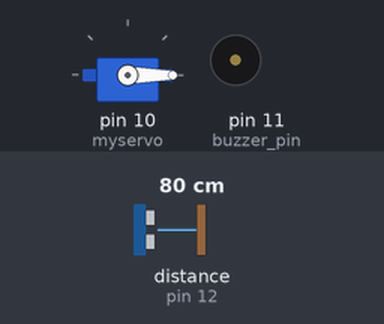
Recording of a sketch running on a simulated Arduino Uno, built with avr-gcc and run on an emulated ATmega328P. Shown: servo, buzzer (waves = sounding, pin HIGH). Wiring (inferred from the names in the program): ultrasonic range finder: trigger pin 13; echo pin 12. Inputs (shaded band) come from the test bench; at power-on: distance to the obstacle (sensor on pin 12) 80 cm. The echo pulse lasts 58.3 µs per cm; pins used as bus, display or sensor lines are not drawn; what the sketch prints to the serial monitor is not drawn.

Above: at 1.3 s.
1.4 s: distance to the obstacle (sensor on pin 12) set to 13 cm
2.9 s: distance to the obstacle (sensor on pin 12) set to 10 cm
At 4.2 s:
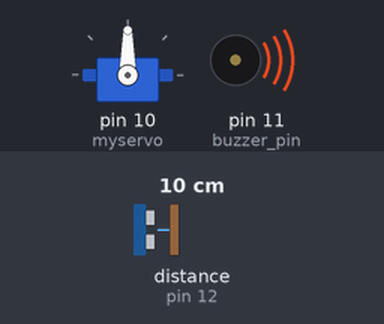
4.5 s: distance to the obstacle (sensor on pin 12) set to 18 cm
At 5.5 s:
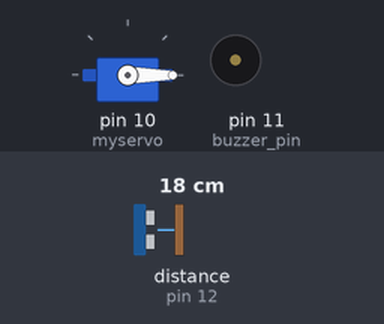
6.0 s: distance to the obstacle (sensor on pin 12) set to 2 cm
At 6.9 s:
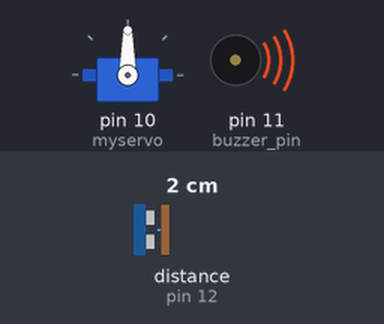
Timing chart, 0 to 8.5 s (numbered marks = the images above; inputs shaded):
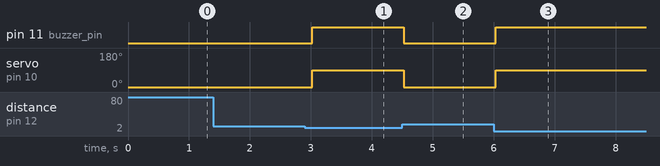

Measured:
- the behaviour switches between 12 and 11 cm on distance to the obstacle (sensor on pin 12) (found by bisection; images 0 and 1)
- after the input at 1.4 s, every drawn part: stays the same
- after the input at 2.9 s, pin 11 (buzzer_pin): LOW → HIGH after 0.12 s; servo on pin 10 (myservo): 0° → 90° after 0.12 s
- after the input at 4.5 s, pin 11 (buzzer_pin): HIGH → LOW at once; servo on pin 10 (myservo): 90° → 0° at once
- after the input at 6.0 s, pin 11 (buzzer_pin): LOW → HIGH at once; servo on pin 10 (myservo): 0° → 90° at once

The sketch:

ultraSonic.ino
```cpp
#include <Servo.h>
Servo myservo;
int trigger_pin = 13;
int echo_pin = 12;
int buzzer_pin = 11;
int mot_min = 0;
int mot_max = 90;
int time;
int distance;
void setup()
{
        Serial.begin (9600);
        pinMode (trigger_pin, OUTPUT);
        pinMode (echo_pin, INPUT);
        pinMode (buzzer_pin, OUTPUT);
        myservo.attach(10);
  //put the servo in the close position first
  myservo.write(mot_min);
}
void loop()
{   digitalWrite (trigger_pin, LOW);
    delayMicroseconds (2);
    digitalWrite (trigger_pin, HIGH);
    delayMicroseconds (10);
    digitalWrite (trigger_pin, LOW);
  // Distance Calculation
    time = pulseIn (echo_pin, HIGH);
    distance = (time * 0.034) / 2;

  if (distance <= 10)
        {
        Serial.println (" Door Open ");
        Serial.print (" Distance= ");
        Serial.println (distance);
      myservo.write(mot_max);
      digitalWrite (buzzer_pin, HIGH);
        delay (500);
        }
  else {
        Serial.println (" Door closed ");
        Serial.print (" Distance= ");
        Serial.print (distance);
        myservo.write(mot_min);
        digitalWrite (buzzer_pin, LOW);
        delay (500);
       }
}
```
